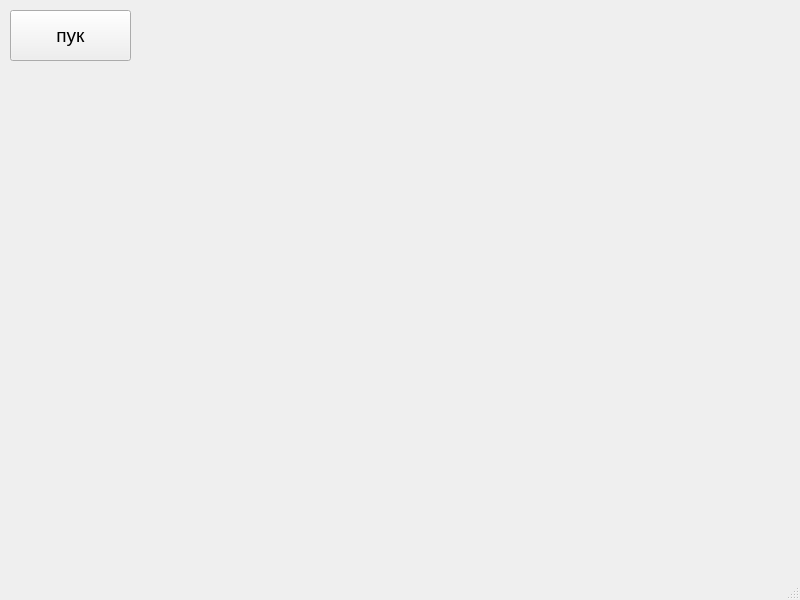
<?xml version="1.0" encoding="UTF-8"?>
<ui version="4.0">
 <class>MainWindow</class>
 <widget class="QMainWindow" name="MainWindow">
  <property name="geometry">
   <rect>
    <x>0</x>
    <y>0</y>
    <width>800</width>
    <height>600</height>
   </rect>
  </property>
  <property name="windowTitle">
   <string>MainWindow</string>
  </property>
  <widget class="QWidget" name="centralwidget">
   <widget class="QPushButton" name="pushButton">
    <property name="geometry">
     <rect>
      <x>10</x>
      <y>10</y>
      <width>121</width>
      <height>51</height>
     </rect>
    </property>
    <property name="font">
     <font>
      <pointsize>14</pointsize>
     </font>
    </property>
    <property name="text">
     <string>пук</string>
    </property>
   </widget>
  </widget>
  <widget class="QMenuBar" name="menubar">
   <property name="geometry">
    <rect>
     <x>0</x>
     <y>0</y>
     <width>800</width>
     <height>21</height>
    </rect>
   </property>
  </widget>
  <widget class="QStatusBar" name="statusbar"/>
 </widget>
 <resources/>
 <connections/>
</ui>
